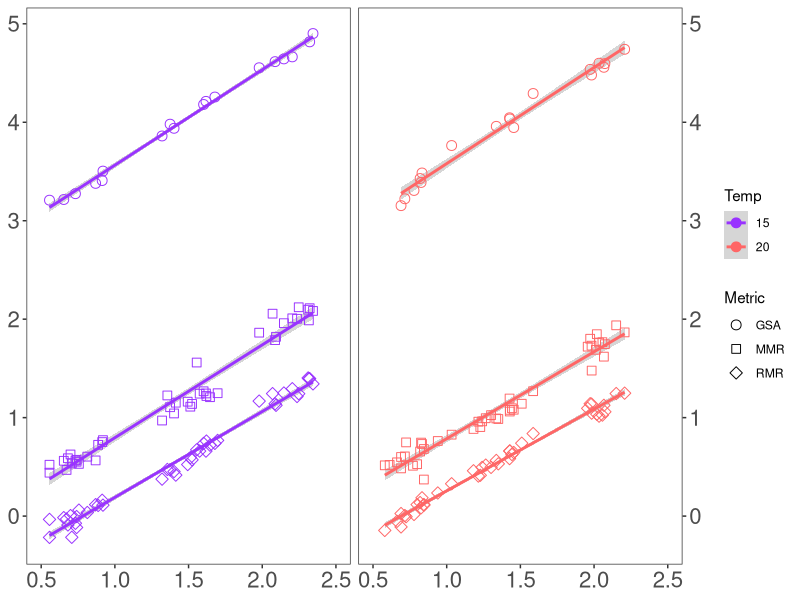
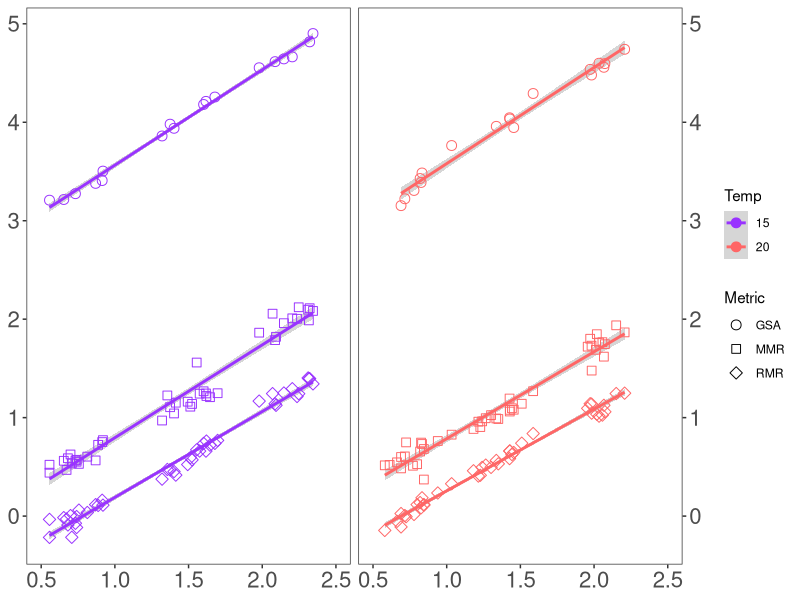

R code for these plots, in order:
#### Fig 3 - GSA and metabolic rate
library(here)
library(tidyverse)
library(scales)
data<-read.csv(here('data/BT_Resp_Combined_062823_BSC.csv'), stringsAsFactors = T)
str(data)


data2<-data %>%
  mutate (Temp = factor(Temp)) %>%
  mutate (Time = substring(time_month,1,2)) %>%
  mutate (Time = factor(Time)) %>%
  mutate (Replicate = case_when (Temp == "15" & Replicate == "1"~ "1",
                                 Temp == "15" & Replicate == "2"~ "2",
                                 Temp == "20" & Replicate == "1"~ "3",
                                 Temp == "20" & Replicate == "2"~ "4")) %>%
  mutate (Replicate = factor (Replicate)) %>%
  mutate (log10_Weight = log10(weight_g)) 

str(data2)

A_col <- "#9933FF"
B_col <- "#FF6666"
C_col <- "#66FF66"
fig3<-ggplot(data=data2, aes(x=log10(weight_g), y=log10(Metric_absolute), group = Metric, color = Temp))+
  stat_smooth(method = "lm")+geom_point(aes(shape = Metric), size = 3)+
  facet_grid(.~Temp)+theme_bw()+
  theme(panel.grid.major = element_blank(), panel.grid.minor = element_blank(),
        axis.text.y=element_text(size=16),axis.title.y=element_blank(),
        axis.text.x=element_text(size=16),axis.title.x=element_blank(),
        strip.background = element_blank(),
        strip.text.x = element_blank())+
  scale_fill_manual(values  = c("black","grey","white"))+
  scale_color_manual(values = c(A_col, B_col, C_col))+
  scale_shape_manual(values = c(21,22,23))+
  coord_cartesian(xlim = c(0.5,2.5))+
  scale_y_continuous (sec.axis = dup_axis())
fig3

ppi=300
png("figures/fig3.png", width=9*ppi, height=6*ppi, res=ppi)
fig3
dev.off()

#equations
data2_GSA15 <- data2 %>% filter(Metric == "GSA" & Temp == 15 )
data2_GSA20 <- data2 %>% filter(Metric == "GSA" & Temp == 20 )
data2_RMR15 <- data2 %>% filter(Metric == "RMR" & Temp == 15 )
data2_RMR20 <- data2 %>% filter(Metric == "RMR" & Temp == 20 )
data2_MMR15 <- data2 %>% filter(Metric == "MMR" & Temp == 15 )
data2_MMR20 <- data2 %>% filter(Metric == "MMR" & Temp == 20 )

g15<-lm(data=data2_GSA15, log10(Metric_absolute)~log10_Weight)
g20<-lm(data=data2_GSA20, log10(Metric_absolute)~log10_Weight)

summary(g15)
confint(g15)
summary(g20)
confint(g20)

r15<-lm(data=data2_RMR15, log10(Metric_absolute)~log10_Weight)
r20<-lm(data=data2_RMR20, log10(Metric_absolute)~log10_Weight)

summary(r15)
confint(r15)
summary(r20)
confint(r20)

m15<-lm(data=data2_MMR15, log10(Metric_absolute)~log10_Weight)
m20<-lm(data=data2_MMR20, log10(Metric_absolute)~log10_Weight)

summary(m15)
confint(m15)
summary(m20)
confint(m20)
